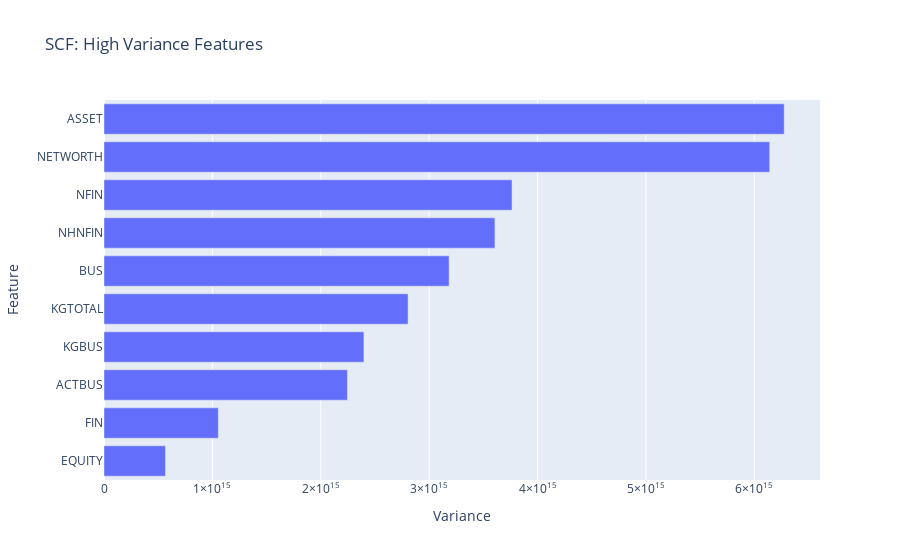

This figure's notebook cell:
### Markdown cell above
It's harder to make sense of a list like this than it would be if we visualized it, so let's make a graph.

### Code cell
# Create horizontal bar chart of `top_ten_var`
fig = px.bar(
    x=top_ten_var,
    y=top_ten_var.index,
    title="SCF: High Variance Features"
)

fig.update_layout(xaxis_title="Variance", yaxis_title="Feature")
fig.show()

### Figure 1 — Plotly figure (JSON) as saved in the notebook; plotly's stock layout.template omitted (floating-point values rounded to 4 significant figures)
{"data": [{"alignmentgroup": "True", "hovertemplate": "x=%{x}<br>y=%{y}<extra></extra>", "legendgroup": "", "marker": {"color": "#636efa", "pattern": {"shape": ""}}, "name": "", "offsetgroup": "", "orientation": "h", "showlegend": false, "textposition": "auto", "type": "bar", "x": [567400000000000.0, 1055000000000000.0, 2246000000000000.0, 2398000000000000.0, 2805429013279932, 3184224247873422, 3606886715422659, 3764770685030684, 6142046417736400, 6275795866380652], "xaxis": "x", "y": ["EQUITY", "FIN", "ACTBUS", "KGBUS", "KGTOTAL", "BUS", "NHNFIN", "NFIN", "NETWORTH", "ASSET"], "yaxis": "y"}], "layout": {"barmode": "relative", "legend": {"tracegroupgap": 0}, "title": {"text": "SCF: High Variance Features"}, "xaxis": {"anchor": "y", "domain": [0, 1], "title": {"text": "Variance"}}, "yaxis": {"anchor": "x", "domain": [0, 1], "title": {"text": "Feature"}}}}
